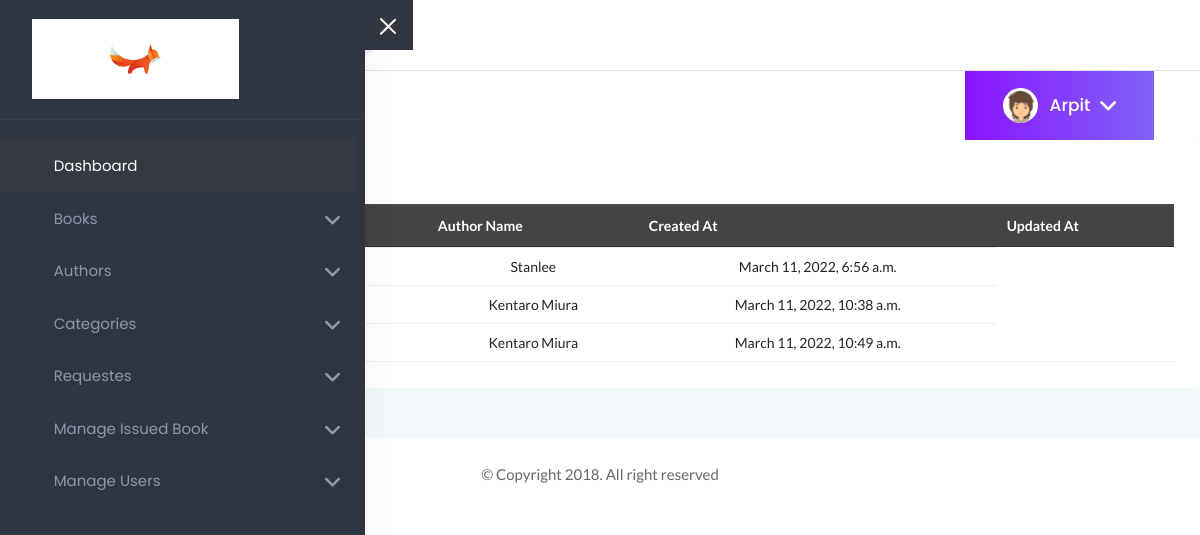
Page /view/authors (signed in) on the committed database.
### home/models.py (models this page shows, shortened)
class CustomUser(AbstractUser):
    USER ={
        (1,'ADMIN'),
        (2,'STUDENT'),
    }
    user_type = models.CharField(choices=USER,max_length=50,default=1)
    profile_pic = models.ImageField(upload_to='uploads/profile_pic/')

class Book(models.Model):
    book_name = models.CharField(max_length=100,null=True)
    book_isbn = models.PositiveIntegerField()
    publisher = models.ForeignKey(BookAuthor, on_delete=models.CASCADE,null=True)
    text = models.ForeignKey(BookLanguage, on_delete=models.CASCADE,null=True)
    publication_date = models.DateField(auto_now=False,null=True)
    book_reading_age = models.CharField(max_length=100,null=True)
    book_weight = models.CharField(max_length=100,null=True)
    book_dimensions = models.CharField(max_length=100,null=True)
    book_origin = models.CharField(max_length=50,null=True)
    category = models.ForeignKey(BookCategory, null=True, blank=True,on_delete=models.CASCADE)
    book_status = models.BooleanField(default= True)
    book_description = models.CharField(max_length=250, null=True)
    book_image = models.ImageField(upload_to = 'uploads/book-cover-images/',null=True,default="static/images/default-img.png")
    book_volume = models.CharField(max_length=50,null=True)

class BookAuthor(models.Model):
    author_name = models.CharField(max_length = 50,null=True)
    created_at = models.DateTimeField(auto_now_add = True)
    updated_at = models.DateTimeField(auto_now_add=True)

### home/views.py (the view)
# urls.py: path("view/authors",VIEWAUTHORS,name="viewauthor"),
@login_required(login_url = 'login')
def VIEWAUTHORS(request):
    books = Book.objects.all()
    context ={
        'books':books
    }
    return render(request,'admin/authors_list.html',context)

### templates/admin/authors_list.html (shortened to what this page needs)
{% extends "admin/admin_dashboard.html" %}
{% load static %}
{% block css %}
  <link rel="stylesheet" href="https://cdn.datatables.net/1.11.4/css/jquery.dataTables.min.css">
  <link rel="stylesheet" href="https://cdnjs.cloudflare.com/ajax/libs/font-awesome/6.0.0/css/all.min.css">
{% endblock css %}
{% block body %}
    <div class="row">
        <div class="card" style="width: 100%;">
            <div class="card-body">
                <h4 class="header-title">Data Table Dark</h4>
                <div class="data-tables datatable-dark">
                    <table id="dataTable3" class="text-center">
                        <thead class="text-capitalize">
                            <tr>
                                <th> Book Name</th>
                                <th> Book Volume</th>
                                <th> Author Name</th>
                                <th> Created At</th>
                                <th> Updated At</th>
                            </tr>
                        </thead>
                        <tbody>
                            {% for book in books %}
                            <tr>
                                <td>{{book.book_name}}</td>
                                <td>{{book.book_volume}}</td>
                                <td>{{book.publisher.author_name}}</td>
                                <td>{{book.publisher.updated_at}}</td>
                            </tr>
                            {% endfor %}
                        </tbody>
                    </table>
                </div>
            </div>
        </div>
    </div>
{% endblock body %}

### templates/admin/title_profile.html (shortened to what this page needs)
{% load static %}
<div class="row align-items-center">
    <div class="col-sm-6">
        <div class="breadcrumbs-area clearfix">
            <h4 class="page-title pull-left">Dashboard</h4>
            <ul class="breadcrumbs pull-left">
                <li><a href="{% url 'dashboardadmin' %}">Home</a></li>
                <li><span>Dashboard</span></li>
            </ul>
        </div>
    </div>
    <div class="col-sm-6 clearfix">
        <div class="user-profile pull-right mr-3">
            <img class="avatar user-thumb" src="{% static 'assets/images/author/avatar.png' %}" alt="avatar">
            <h4 class="user-name dropdown-toggle" data-toggle="dropdown">{{user}}<i class="fa fa-angle-down"></i></h4>
        </div>
    </div>
</div>

### static/assets/css/default-css.css (style rules this page uses)
* { margin: 0; padding: 0; box-sizing: border-box; }
*, *:before, *:after { -moz-box-sizing: border-box; -webkit-box-sizing: border-box; box-sizing: border-box; }
html { -webkit-font-smoothing: antialiased; }
body { background: #fff; font-weight: normal; -webkit-font-smoothing: antialiased; -webkit-text-size-adjust: 100%; }
:root { --primary-color: #4336FB; }

### static/assets/css/styles.css (style rules this page uses)
.card { border: none; border-radius: 4px; background-color: #fff; -webkit-transition: all 0.3s ease 0s !important; transition: all 0.3s ease 0s !important; }
.card-body { padding: 25.6px; padding: 1.6rem; }
.page-title { font-size: 24px; font-weight: 300; color: #313b3d; letter-spacing: 0; margin-right: 30px; }
ul.breadcrumbs { margin-top: 4px; }
.breadcrumbs li { display: inline-block; }
.breadcrumbs li a, .breadcrumbs li span { display: block; font-size: 14px; font-weight: 400; color: #7801ff; letter-spacing: 0; margin-right: 16px; position: relative; }
.breadcrumbs li a:before { content: '/'; color: #768387; position: absolute; right: -13px; top: 0; }
.breadcrumbs li span { margin-right: 0; color: #768387; text-transform: capitalize; }
.user-profile { margin-right: -30px; display: -webkit-box; display: -ms-flexbox; display: flex; -webkit-box-align: center; -ms-flex-align: center; align-items: center; -ms-flex-wrap: wrap; flex-wrap: wrap; background: -webkit-linear-gradient(left, #8914fe 0%, #8063f5 100%); background: linear-gradient(to right, #8914fe 0%, #8063f5 100%); padding: 17px 38px; position: relative; }
.user-profile img.avatar { height: 35px; width: 35px; border-radius: 50%; margin-right: 12px; }
.user-name { font-size: 17px; font-weight: 500; color: #fff; letter-spacing: 0; cursor: pointer; -webkit-user-select: none; -moz-user-select: none; -ms-user-select: none; user-select: none; }
.user-name i { margin-left: 10px; font-size: 21px; vertical-align: middle; position: relative; }
.notification-area .dropdown-toggle, .user-name.dropdown-toggle { position: relative; }
.notification-area .dropdown-toggle:after, .user-name.dropdown-toggle:after { display: none; }
.header-title { font-family: 'Lato', sans-serif; font-size: 18px; font-weight: 600; letter-spacing: 0; color: #333; text-transform: capitalize; margin-bottom: 17px; }
table tr th { border-bottom: none; }
table tr th, table tr td { border-top: 1px solid rgba(120, 130, 140, 0.13) !important; }
table.dataTable.no-footer { border-bottom: 1px solid rgba(120, 130, 140, 0.13) !important; }
table.dataTable thead th, table.dataTable thead td { border-bottom-color: transparent; }
.datatable-dark thead { background: #444; color: #fff; }

### rows in the picture
CustomUser: username "Arpit"
Book: publisher.author_name "Stanlee", publisher.updated_at "March 11, 2022, 6:56 a.m."
Book: publisher.author_name "Kentaro Miura", publisher.updated_at "March 11, 2022, 10:38 a.m."
Book: publisher.author_name "Kentaro Miura", publisher.updated_at "March 11, 2022, 10:49 a.m."
